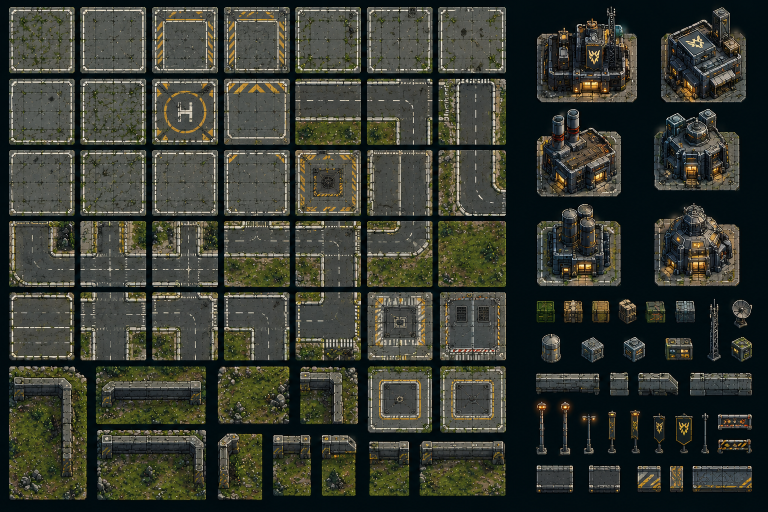
#> input picture assets/raw/beton.png, 1536 x 1024 px (shown at 1/2 size); the run also reads 1 picture not shown here
$ python kafle.py
#> lines starting #> are read from the running program, lines starting #| are printed output that depends on the picture
#!/usr/bin/env python3
"""
FRONT — cięcie arkuszy z AI na tileset, którego oczekuje TILESETS (src/assets.js).

    pip install pillow numpy
    python3 tools/kafle.py            # -> assets/tiles/ziemia.png (+ podgląd)

DLACZEGO TO ISTNIEJE
Generator zwraca planszę poglądową, nie tileset: rozstaw kafli faluje (w teren.png
98-114 px zamiast stałej liczby), każde pole ma własną ciemną ramkę, a krawędzie nie
schodzą się z sąsiadem. Loader tnie SZTYWNĄ siatką `tile` px — arkusz wrzucony wprost
daje paski sąsiadów w każdym kaflu. Dlatego tniemy po ZMIERZONYCH SZWACH, każdy kafel
osobno, i składamy z nich czysty arkusz o równej siatce 64 px.

JAK ZMIERZYĆ NOWY ARKUSZ
Linie w SHEETS to pozycje szwów w pikselach. Dla nowego pliku odczytasz je profilem
jasności (ciemne minima = szwy) albo po prostu z podglądu w edytorze. Rozstaw NIE musi
być równy — stąd lista pozycji zamiast jednej liczby.
"""
import os, sys
from PIL import Image, ImageFilter
import numpy as np

ROOT = os.path.dirname(os.path.dirname(os.path.abspath(__file__)))
OUT  = os.path.join(ROOT, 'assets/tiles/ziemia.png')

# --- budynki i scena: prostokąty zmierzone na arkuszu beton.png ---------------
# Wykryte automatycznie jako spójne plamy na ciemnym tle, potem przypisane do
# typów z tabeli B. Dobierane pod PROPORCJE kratki: render skaluje sprite przez
# min(szer/kratki, wys/kratki), więc kwadrat wciśnięty w fp [1,2] zostawia połowę
# pola pusty. Stąd wieża krat. -> rocket [1,2], długi kontener -> workshop [2,1].
BUILDINGS = {
  'hq':       (1074, 13,1274,205),   # maszt i sztandar — to ma być sztab
  'arty':     (1322, 14,1492,205),
  'factory':  (1073,218,1242,394),   # kominy
  'refinery': (1074,408,1242,573),   # zbiorniki
  'reactor':  (1309,406,1479,573),   # kopuła z poświatą
  'rocket':   (1415,597,1442,723),   # wieża kratownicowa, wysoka jak fp [1,2]
  'radar':    (1465,599,1505,657),   # czasza
  'power':    (1330,676,1385,721),   # agregat z pomarańczowymi światłami
  'barracks': (1291,602,1331,645),
  'bunker':   (1247,674,1290,724),
  'workshop': (1072,747,1199,790),   # długi kontener, szeroki jak fp [2,1]
  'lab':      (1463,674,1504,724),
  # heavy (CIĘŻKA FABR.) zostaje proceduralny — arkusz nie ma już bryły, która by
  # się od reszty odróżniała, a w scenariuszu I i tak wchodzi dopiero po lab.
}
SCENE = {
  'bastion': (1308,217,1479,382),    # opancerzona kopuła — twierdza wroga
}

# --- OZDOBY -----------------------------------------------------------------
# Prostokąty wykryte w prawym pasku teren.png (spójne plamy na ciemnym tle).
# Po co osobna warstwa obiektów, skoro są kafle terenu: kafel z generatora to
# SCENKA ze skomponowanym środkiem, a scenka powtórzona 200 razy zawsze będzie
# tapetą. Płaskiego gruntu, który wolno powtarzać, jest w arkuszu cztery kafle.
# Stąd podział jak na wizualizacji: gładkie podłoże + obiekty rozstawiane
# pojedynczo, z własną skalą i przesunięciem w kratce.
DECOR = {
  # pobocze — zieleń i głazy
  'krzak': [(1399,489,1448,533), (1457,489,1521,536), (1455,546,1522,593)],
  'glaz':  [(1266,495,1305,526), (1353,496,1388,524), (1228,546,1264,578),
            (1467,606,1516,638)],
  # trakt — ślady walki
  'zapora':[(1278,548,1326,580), (1337,544,1386,582), (1399,547,1447,585),
            (1349,655,1386,691), (1466,656,1518,691), (1404,709,1455,743)],
  'zlom':  [(1359,598,1387,637), (1403,602,1452,639), (1230,656,1278,692),
            (1234,709,1276,744), (1293,709,1331,744), (1294,759,1327,792)],
}
DECOR_TILE = 64          # komórka arkusza ozdób
DECOR_COLS = 6

TILE = 64          # bok kafla w gotowym arkuszu — musi zgadzać się z TILESETS.ziemia.tile
VARY = 3           # blok wariantów 3x3 = 9 odmian jednego gruntu

# --- zmierzone siatki arkuszy źródłowych (pozycje szwów w px) ----------------
SHEETS = {
  'teren': dict(
    path='assets/raw/teren.png',
    xs=[6,104,210,321,427,536,644,754,863,972,1095,1213],
    ys=[7,111,220,332,446,551,656,760,866,972],
    inset=7),                       # ile px obciąć z każdej strony, żeby zdjąć ramkę
  'beton': dict(
    path='assets/raw/beton.png',
    xs=[7+143*i for i in range(8)],
    ys=[13+round(142.4*j) for j in range(8)],
    inset=9),
}

# --- wybór kafli: (arkusz, [(wiersz, kolumna), ...]) -------------------------
# Kryterium: grunt ma być SZUMEM, nie obiektem. Drzewo, wrak czy lej mają swój
# środek kompozycji — powtórzone na polu czytają się jako tapeta, nie teren.
# Gdzie który blok siedzi w gotowym arkuszu — MUSI zgadzać się z TILESETS.ziemia
# w src/assets.js. Wiersz 0 to pasek znaczników, dalej dwa rzędy bloków 3x3.
BLOCK_AT = {'skala':(0,1), 'trawa':(3,1), 'ziemia':(6,1),
            'las':(0,4), 'kamien':(3,4), 'krzaki':(6,4)}
MARK_AT  = {'lej':0, 'ruda':1, 'wrak':2, 'ogien':3}

# Ile px obciąć dodatkowo dla konkretnego zestawu (ponad `inset` arkusza).
# Beton: zdejmujemy całą jasną ramkę płyty, zostaje sama faktura.
# Zestawy, które stykają się ze sobą na polu. Dostają WSPÓLNY ton krawędzi,
# inaczej każdy styk typów (trawa|krzaki, krzaki|las) rysuje własną linię
# i wraca krata — tym razem po granicach stref, a nie kafli.
FAMILY = ('trawa', 'ziemia', 'las', 'kamien', 'krzaki')

INSET_SET = {'skala': 30, 'trawa': 12, 'ziemia': 12, 'las': 12, 'kamien': 12, 'krzaki': 12}

SHEET_W, SHEET_H = 9, 7      # arkusz wyjściowy w kaflach (pasek znaczników + 2 rzędy bloków)

PICKS = {
  # placyk pod siatką bazy: betonowe płyty z arkusza beton.png. Mają wrysowaną
  # jasną ramkę i to jest tu ZALETA — kratka bazy ma się czytać jako kratka budowy.
  # Płyta = jedna kratka budowy, więc próbkowanie z przesunięciem jest tu wyłączone.
  # Wnętrze płyty, NIE cała płyta: ramka wrysowana w kafel powtórzona co 52 px
  # robi z placu podłogę w kratkę. Plac ma być ciągły — rozdzielenie kratek
  # budowy rysuje już silnik (CO.grid). Stąd duży inset w INSET_SET.
  'skala':  ('beton', [(0,0),(0,1),(0,4),(0,5),(0,6),(1,0),(1,1),(2,1),(2,3)], True),
  # pobocze korytarza — trawa z przetarciami, bez krzaków i kamiennych wychodni
  'trawa':  ('teren', [(0,0),(0,1),(1,0),(1,1),(1,3),(7,1),(7,2),(7,3)], True),
  # środek korytarza — goła ziemia. Unikatów jest tylko 4: arkusz ma dużo brązu,
  # ale prawie zawsze z lejem albo wrakiem w środku, a te na gruncie się powtarzają.
  'ziemia': ('teren', [(2,6),(3,5),(4,6),(5,5)], True),
  # --- pobocze: to ono robi z pola MAPĘ, a nie pasa w czerni ---------------
  # Bez nich wszystko poza korytarzem zostaje gołym tłem. Te trzy zestawy plamią
  # pobocze kępami, a nie jednolitą trawą.
  'las':    ('teren', [(0,5),(0,6),(0,8),(0,9),(0,10),(1,9),(1,10),(7,5),(7,6)], True),
  'kamien': ('teren', [(0,3),(1,2),(1,4),(4,5),(8,3),(0,2)], True),
  'krzaki': ('teren', [(2,4),(2,5),(1,3),(7,2),(7,3)], True),
}
# Znaczniki — pojedyncze kafle z górnego paska. Rozsypywane po polu, nie kaflowane.
MARKS = {
  'lej':   ('teren', (3,7)),                # lej po pocisku
  'ruda':  ('teren', (4,4)),                # największa kępa brył — żyła ma być widoczna
  'wrak':  ('teren', (6,10)),               # rozbity sprzęt
  'ogien': ('teren', (4,9)),                # pożar z dymem
}

# --- dopasowanie do palety gry ----------------------------------------------
# CO.bg #0f1315, CO.dirt #1a2022 — gra jest ciemna i odbarwiona, a arkusz z AI
# przychodzi jasny i nasycony. Bez tego kafle krzyczą i HUD przestaje być czytelny.
GRADE = {                       # (nasycenie, jasność, podniesienie dna)
  'skala':  (0.55, 0.62, 5),    # beton ma być tłem dla ikon budynków, nie bohaterem
  'trawa':  (0.70, 0.74, 6),    # pobocze może zostać zielone — to ono niesie „mapkę"
  'ziemia': (0.62, 0.72, 6),
  'las':    (0.66, 0.64, 4),    # ciemniejszy od trawy, żeby kępy czytały się jako masa
  'kamien': (0.55, 0.70, 6),
  'krzaki': (0.70, 0.72, 6),
  # Znaczniki NIE są przyciemniane tak jak grunt: lej, wrak i żyła mają być
  # widoczne z lotu kamery, a nie wtapiać się w podłoże.
  'mark':   (0.88, 0.95, 4),
  'decor':  (0.80, 0.88, 4),    # ozdoba ma się odcinać od podłoża, ale nie świecić
}

def load(sheet):
#> called with sheet = 'beton'
    s = SHEETS[sheet]
    return Image.open(os.path.join(ROOT, s['path'])).convert('RGB'), s

def cut(sheet, r, c, win=None, off=(0,0), extra=0):
    """Wytnij kafel po zmierzonych szwach, z insetem zdejmującym ramkę.

    `win` zawęża wycinek do okna `win` px przesuniętego o `off` — stąd biorą się
    dodatkowe warianty gruntu. To lepsze niż dorabianie ich odbiciem: odbity kafel
    ma ten sam układ plam i na polu widać go jako lustro, a przesunięte okno jest
    po prostu innym kawałkiem tej samej ziemi."""
    im, s = load(sheet)
#> im is the input picture: PIL image 1536x1024 RGB; mean R, G, B 53.9, 57.5, 48.9
#> s = {'path': 'assets/raw/beton.png', 'xs': [7, 150, 293, 436, 579, 722, 865, 1008], 'ys': [13, 155, 298, 440, 583, 725, 867, 1010], 'inset': 9}
    i = s['inset'] + extra
#> i = 39
    x0, y0 = s['xs'][c]+i, s['ys'][r]+i
#> x0 = 46; y0 = 52
    x1, y1 = s['xs'][c+1]-i, s['ys'][r+1]-i
#> x1 = 111; y1 = 116
    if win:
        x0, y0 = x0+off[0], y0+off[1]
        x1, y1 = min(x0+win, x1), min(y0+win, y1)
    return im.crop((x0, y0, x1, y1)).resize((TILE, TILE), Image.LANCZOS)
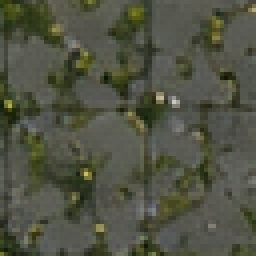
#> returned value: PIL image 64x64 RGB (shown 4 times larger); mean R, G, B 80.2, 82.7, 67.2

def sample(sheet, picks, n, extra=0):
    """Zbierz n wariantów: najpierw pełne kafle, potem okna przesunięte w ich wnętrzu."""
    out = [cut(sheet, r, c, extra=extra) for r, c in picks]
#> call 3 of cut, with sheet = 'beton', r = 0, c = 4, off = (0, 0), extra = 30
#> in cut (call 3), `x0, y0 = s['xs'][c]+i, s['ys'][r]+i`: x0 = 618
#> in cut (call 3), `x1, y1 = s['xs'][c+1]-i, s['ys'][r+1]-i`: x1 = 683
#> in cut (call 3), `return im.crop((x0, y0, x1, y1)).resize((TILE, TILE), Image.LANCZOS)`:
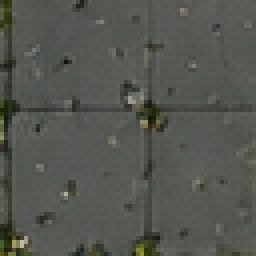
#> returned value: PIL image 64x64 RGB (shown 4 times larger); mean R, G, B 83.8, 86.1, 79.4
#> call 4 of cut, with sheet = 'beton', r = 0, c = 5, off = (0, 0), extra = 30
#> in cut (call 4), `x0, y0 = s['xs'][c]+i, s['ys'][r]+i`: x0 = 761
#> in cut (call 4), `x1, y1 = s['xs'][c+1]-i, s['ys'][r+1]-i`: x1 = 826
#> in cut (call 4), `return im.crop((x0, y0, x1, y1)).resize((TILE, TILE), Image.LANCZOS)`:
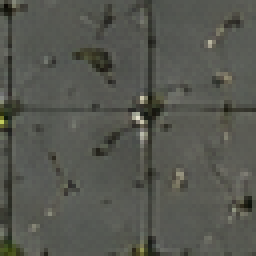
#> returned value: PIL image 64x64 RGB (shown 4 times larger); mean R, G, B 85.2, 86.6, 79.5
#> in cut (call 5), `x0, y0 = s['xs'][c]+i, s['ys'][r]+i`: x0 = 904
#> in cut (call 5), `x1, y1 = s['xs'][c+1]-i, s['ys'][r+1]-i`: x1 = 969
#> in cut (call 5), `return im.crop((x0, y0, x1, y1)).resize((TILE, TILE), Image.LANCZOS)`:
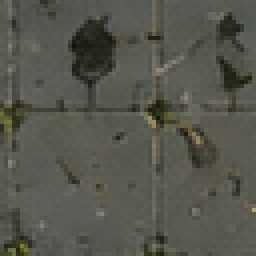
#> returned value: PIL image 64x64 RGB (shown 4 times larger); mean R, G, B 85.8, 86.1, 77.4
#> in cut (call 6), `x0, y0 = s['xs'][c]+i, s['ys'][r]+i`: x0 = 46; y0 = 194
#> in cut (call 6), `x1, y1 = s['xs'][c+1]-i, s['ys'][r+1]-i`: x1 = 111; y1 = 259
#> in cut (call 6), `return im.crop((x0, y0, x1, y1)).resize((TILE, TILE), Image.LANCZOS)`:
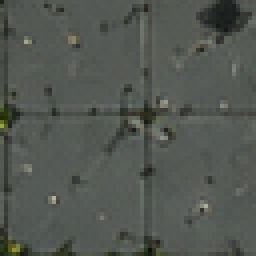
#> returned value: PIL image 64x64 RGB (shown 4 times larger); mean R, G, B 83.1, 86.9, 81.8
#> in cut (call 7), `x0, y0 = s['xs'][c]+i, s['ys'][r]+i`: x0 = 189
#> in cut (call 7), `x1, y1 = s['xs'][c+1]-i, s['ys'][r+1]-i`: x1 = 254
#> in cut (call 7), `return im.crop((x0, y0, x1, y1)).resize((TILE, TILE), Image.LANCZOS)`:
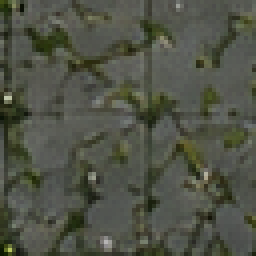
#> returned value: PIL image 64x64 RGB (shown 4 times larger); mean R, G, B 79.4, 82.4, 70
#> in cut (call 8), `x0, y0 = s['xs'][c]+i, s['ys'][r]+i`: y0 = 337
#> in cut (call 8), `x1, y1 = s['xs'][c+1]-i, s['ys'][r+1]-i`: y1 = 401
#> in cut (call 8), `return im.crop((x0, y0, x1, y1)).resize((TILE, TILE), Image.LANCZOS)`:
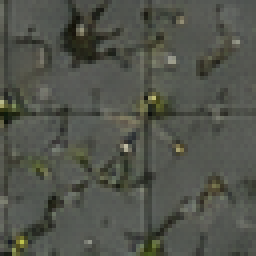
#> returned value: PIL image 64x64 RGB (shown 4 times larger); mean R, G, B 81.1, 83.6, 75.2
#> (the rest of the program and of its run is left out)
